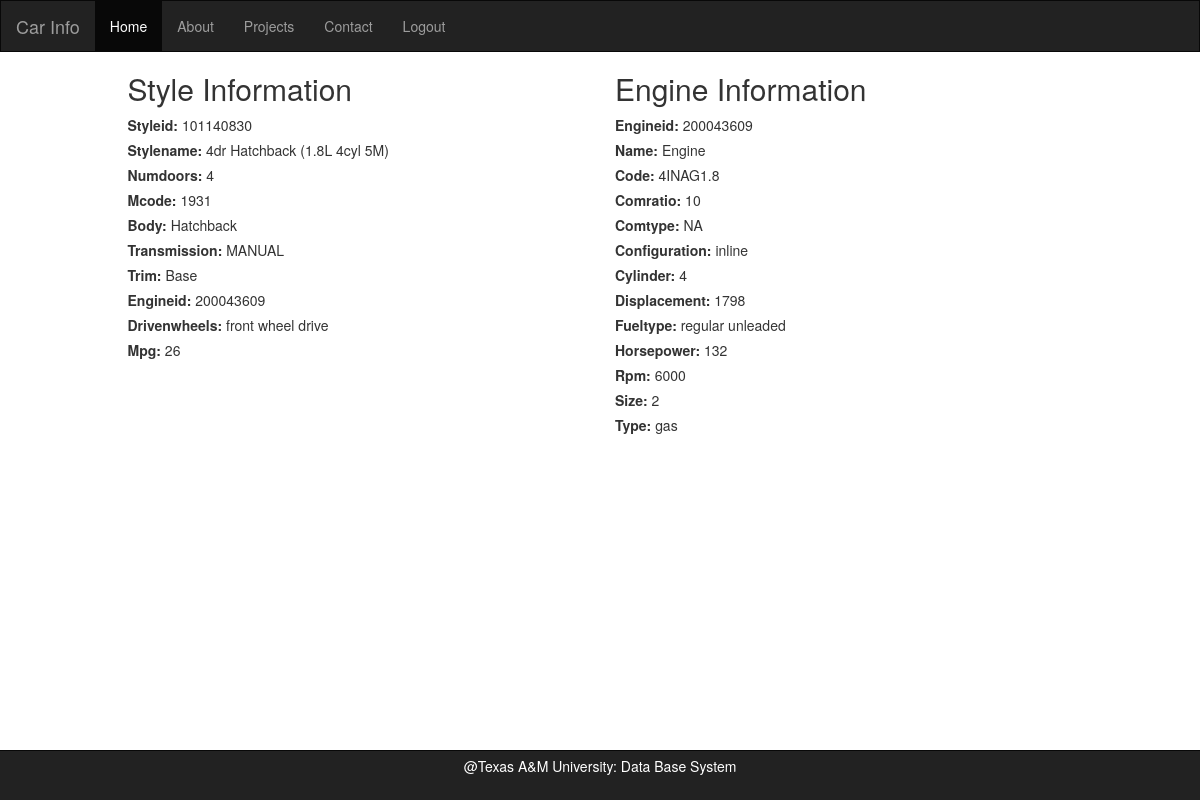
Screenshot of /details/index.php?styleid=101140830 with the database file from the repository.
### tables this page shows
CREATE TABLE `styles` (
  `styleId` int(11) NOT NULL,
  `stylename` varchar(45) DEFAULT NULL,
  `numDoors` int(11) DEFAULT NULL,
  `mCode` varchar(45) DEFAULT NULL,
  `body` varchar(45) DEFAULT NULL,
  `transmission` varchar(45) DEFAULT NULL,
  `trim` varchar(45) DEFAULT NULL,
  `engineid` int(11) DEFAULT NULL,
  `drivenWheels` varchar(45) DEFAULT NULL,
  `MPG` int(11) DEFAULT NULL,
  PRIMARY KEY (`styleId`)
);

CREATE TABLE `engine` (
  `engineid` int(11) NOT NULL,
  `name` varchar(80) DEFAULT NULL,
  `code` varchar(45) DEFAULT NULL,
  `comRatio` float DEFAULT NULL,
  `comType` varchar(45) DEFAULT NULL,
  `configuration` varchar(45) DEFAULT NULL,
  `cylinder` int(11) DEFAULT NULL,
  `displacement` float DEFAULT NULL,
  `fuelType` varchar(45) DEFAULT NULL,
  `horsepower` int(11) DEFAULT NULL,
  `rpm` int(11) DEFAULT NULL,
  `size` int(11) DEFAULT NULL,
  `type` varchar(20) DEFAULT NULL,
  PRIMARY KEY (`engineid`)
);

### details/index.php (the view, shortened to what this page needs)
<?php
require_once('../header.php');
$styleid = $_GET['styleid'];
$query = "select * from styles where styles.styleId = $styleid";
$run = mysql_query ($query);
$row = mysql_fetch_assoc($run);
$engineid = '';
if ($run){
	$engineid = $row["engineid"];
}
?>
<body>
<div class = "container">
   <div class = 'row'>
    <div class = 'col-md-5 col-md-offset-1'>
    <h2>Style Information</h2>
    <?php
      foreach($row as $key=>$value){
      	 echo "<label>".ucwords(strtolower($key)).": </label>";
		 echo "<span>  ".$row[$key]." </span><br>";
      }
    ?>
   </div>
   <div class = "col-md-4">
    <h2>Engine Information</h2>
	<?php
	if (!empty($engineid)) {
		$query2 = "select * from engine where engineid = $engineid";
		$run2 = mysql_query ($query2);
		if ($run2) {
			 $row2 = mysql_fetch_assoc($run2);
	         foreach($row2 as $key=>$value){
	      	 echo "<label>".ucwords(strtolower($key)).": </label>";
			 echo "<span>  ".$row2[$key]." </span><br>";
      }
       ?>
    </div>
    </div>
	<?php
     }
 }
	?>
</div>
</body>
<?php
require_once('../footer.php');
?>

### css/login.css (style rules this page uses)
body, html { height: 100%; background-repeat: no-repeat; }

### rows the page displays
styles: styleId "101140830", stylename "4dr Hatchback (1.8L 4cyl 5M)", numDoors "4", mCode "1931", body "Hatchback", transmission "MANUAL", trim "Base", engineid "200043609", drivenWheels "front wheel drive", MPG "26"
engine: engineid "200043609", name "Engine", code "4INAG1.8", comRatio "10", comType "NA", configuration "inline", cylinder "4", displacement "1798", fuelType "regular unleaded", horsepower "132", rpm "6000", size "2", type "gas"

### other values shown
$key "Styleid"
$key "Stylename"
$key "Numdoors"
$key "Mcode"
$key "Body"
$key "Transmission"
$key "Trim"
$key "Engineid"
$key "Drivenwheels"
$key "Mpg"
$key "Name"
$key "Code"
$key "Comratio"
$key "Comtype"
$key "Configuration"
